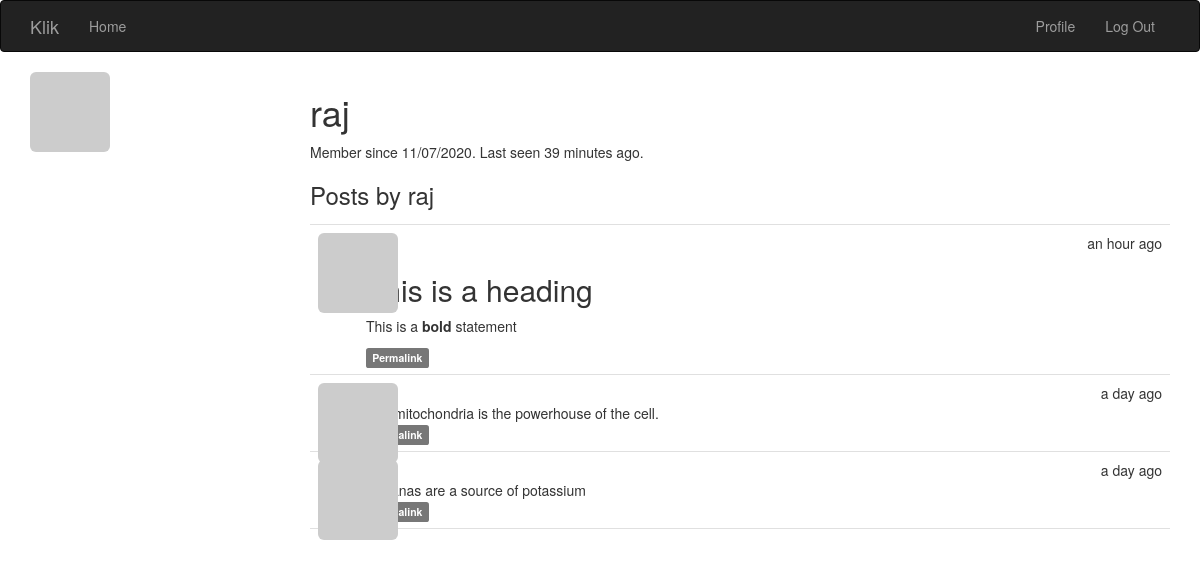
Page /user/raj (signed in) on the committed database.
### app/models.py (models this page shows, shortened)
class User(UserMixin, db.Model):
    __tablename__ = 'users'
    id = db.Column(db.Integer, primary_key=True)
    email = db.Column(db.String(64), unique=True, index=True)
    username = db.Column(db.String(64), unique=True, index=True)
    role_id = db.Column(db.Integer, db.ForeignKey('roles.id'))
    password_hash = db.Column(db.String(128))
    confirmed = db.Column(db.Boolean, default=False)
    name = db.Column(db.String(64))
    location = db.Column(db.String(64))
    about_me = db.Column(db.Text())
    member_since = db.Column(db.DateTime(), default=datetime.utcnow)
    last_seen = db.Column(db.DateTime(), default=datetime.utcnow)
    avatar_hash = db.Column(db.String(32))
    posts = db.relationship('Post', backref='author', lazy='dynamic')
    @property
    def password(self):
        raise AttributeError('password is not a readable attribute')
    @login_manager.user_loader
    def load_user(user_id):
        return User.query.get(int(user_id))
    def can(self, perm):
        return self.role is not None and self.role.has_permission(perm)
    def is_administrator(self):
        return self.can(Permission.ADMIN)
    def ping(self):
        self.last_seen = datetime.utcnow()
        db.session.add(self)
        db.session.commit()
    def gravatar(self, size=100, default='identicon', rating='g'):
        if request.is_secure:
            url = 'https://secure.gravatar.com/avatar'
        else:
            url = 'http://www.gravatar.com/avatar'
        hash = self.avatar_hash or self.gravatar_hash()
        return '{url}/{hash}?s={size}&d={default}&r={rating}' \
               .format(url=url,
                       hash=hash,
                       size=size,
                       default=default,
                       rating=rating)
    def gravatar_hash(self):
        return hashlib.md5(self.email.lower().encode('utf-8')).hexdigest()

class Post(db.Model):
    __tablename__ = 'posts'
    id = db.Column(db.Integer, primary_key=True)
    body = db.Column(db.Text)
    body_html = db.Column(db.Text)
    timestamp = db.Column(db.DateTime, index=True, default=datetime.utcnow)
    author_id = db.Column(db.Integer, db.ForeignKey('users.id'))

### app/main/views.py (the view)
@main.route('/user/<username>')
def user(username):
    user = User.query.filter_by(username=username).first_or_404()
    if user is None:
        abort(404)
    posts = user.posts.order_by(Post.timestamp.desc()).all()
    return render_template('user.html', user=user, posts=posts)

### app/auth/views.py (called while the page is built)
@auth.before_app_request
def before_request():
    if current_user.is_authenticated:
        current_user.ping()

### app/main/__init__.py (called while the page is built)
@main.app_context_processor
def inject_permissions():
    return dict(Permission=Permission)

### app/models.py (called while the page is built)
    def has_permission(self, perm):
        return self.permissions & perm == perm

### app/templates/user.html (shortened to what this page needs)
{% extends "base.html" %}
{% block page_content %}
<img class="img-rounded profile-thumbnail" src="{{ user.gravatar(size=256) }}">
<div class="profile-header">
	<h1>{{ user.username }}</h1>
    <p>
        Member since {{ moment(user.member_since).format('L') }}.
        Last seen {{ moment(user.last_seen).fromNow() }}.
    </p>
    <h3>Posts by {{ user.username }}</h3>
    {% include '_posts.html' %}
</div>
{% endblock %}

### app/templates/_posts.html (shortened to what this page needs)
<ul class="posts">
    {% for post in posts %}
    <li class="post">
        <div class="post-thumbnail">
            <a href="{{ url_for('.user', username=post.author.username) }}">
                <img class="img-rounded profile-thumbnail" src="{{ post.author.gravatar(size=40) }}">
            </a>
        </div>
        <div class="post-content">
            <div class="post-date">{{ moment(post.timestamp).fromNow() }}</div>
            <div class="post-author">
                <a href="{{ url_for('.user', username=post.author.username) }}">
                </a>
            </div>
            <div class="post-body">
                {% if post.body_html %}
                    {{ post.body_html | safe }}
                {% else %}
                    {{ post.body }}
                {% endif %}
            </div>
            <div class="post-footer">
                <a href="{{ url_for('.post', id=post.id) }}">
                    <span class="label label-default">Permalink</span>
                </a>
            </div>
        </div>
    </li>
    {% endfor %}
</ul>

### app/static/styles.css (style rules this page uses)
.profile-thumbnail { position: absolute; }
.profile-header { min-height: 260px; margin-left: 280px; }
ul.posts { list-style-type: none; padding: 0px; margin: 16px 0px 0px 0px; border-top: 1px solid #e0e0e0; }
ul.posts li.post { padding: 8px; border-bottom: 1px solid #e0e0e0; }
div.post-date { float: right; }
div.post-author { font-weight: bold; }
div.post-thumbnail { position: absolute; }
div.post-content { margin-left: 48px; min-height: 48px; }

### rows in the picture
User: username "raj", member_since "11/07/2020", last_seen "39 minutes ago"
Post: timestamp "an hour ago", body_html "This is a heading This is a bold statement"
Post: timestamp "a day ago", body "The mitochondria is the powerhouse of the cell."
Post: timestamp "a day ago", body "Bananas are a source of potassium"
